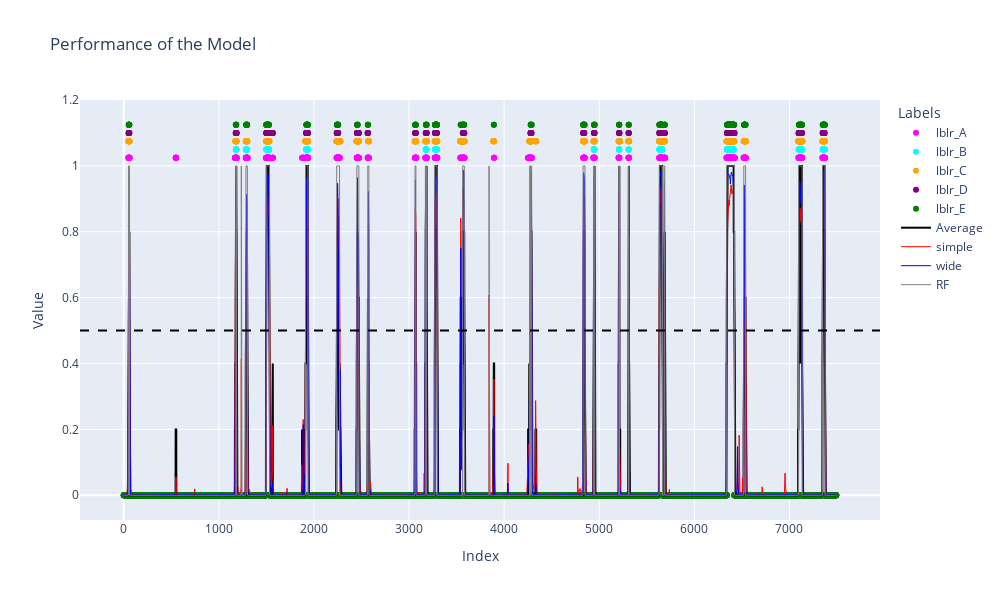

Here is the notebook cell this chart was saved with:
### Code cell
import plotly.graph_objects as go

# Create a figure
fig = go.Figure()

# Add traces for each label set
fig.add_trace(go.Scatter(x=list(range(len(labels_A["obj_2"]))), y=[x * 1.025 for x in labels_A["obj_1"]], mode='markers', name='lblr_A', marker=dict(color='magenta')))
fig.add_trace(go.Scatter(x=list(range(len(labels_B["obj_2"]))), y=[x * 1.05 for x in labels_B["obj_1"]], mode='markers', name='lblr_B', marker=dict(color='cyan')))
fig.add_trace(go.Scatter(x=list(range(len(labels_C["obj_2"]))), y=[x * 1.075 for x in labels_C["obj_1"]], mode='markers', name='lblr_C', marker=dict(color='orange')))
fig.add_trace(go.Scatter(x=list(range(len(labels_D["obj_2"]))), y=[x * 1.10 for x in labels_D["obj_1"]], mode='markers', name='lblr_D', marker=dict(color='purple')))
fig.add_trace(go.Scatter(x=list(range(len(labels_E["obj_2"]))), y=[x * 1.125 for x in labels_E["obj_1"]], mode='markers', name='lblr_E', marker=dict(color='green')))

fig.add_trace(go.Scatter(x=list(range(len(avrg_example["obj_2"]))), y=avrg_example["obj_1"], mode='lines', name='Average', line=dict(color='black')))

fig.add_trace(go.Scatter(x=list(range(len(autolabels_simple["obj_2"]))), y=autolabels_simple["obj_1"], mode='lines', name='simple', line=dict(color='red', width=1)))
fig.add_trace(go.Scatter(x=list(range(len(autolabels_wide["obj_2"]))), y=autolabels_wide["obj_1"], mode='lines', name='wide', line=dict(color='blue', width=1)))
fig.add_trace(go.Scatter(x=list(range(len(autolabels_RF["obj_2"]))), y=autolabels_RF["obj_1"], mode='lines', name='RF', line=dict(color='gray', width=1)))


# Add horizontal lines
fig.add_hline(y=0.5, line_dash="dash", line_color="black")

# Update layout
fig.update_layout(
title="Performance of the Model",
xaxis_title="Index",
yaxis_title="Value",
legend_title="Labels",
height=600,
width=1000,
yaxis=dict(range=[None, 1.2])
)

# Show the plot
fig.show()

### Figure 1 — Plotly figure (JSON) as saved in the notebook; plotly's stock layout.template omitted (floating-point values rounded to 4 significant figures; data arrays with more than 128 entries replaced by an {"elided": "..."} marker saying what was removed)
{"data": [{"marker": {"color": "magenta"}, "mode": "markers", "name": "lblr_A", "type": "scatter", "x": {"elided": "7493 int values"}, "y": {"elided": "7493 float values"}}, {"marker": {"color": "cyan"}, "mode": "markers", "name": "lblr_B", "type": "scatter", "x": {"elided": "7493 int values"}, "y": {"elided": "7493 float values"}}, {"marker": {"color": "orange"}, "mode": "markers", "name": "lblr_C", "type": "scatter", "x": {"elided": "7493 int values"}, "y": {"elided": "7493 float values"}}, {"marker": {"color": "purple"}, "mode": "markers", "name": "lblr_D", "type": "scatter", "x": {"elided": "7493 int values"}, "y": {"elided": "7493 float values"}}, {"marker": {"color": "green"}, "mode": "markers", "name": "lblr_E", "type": "scatter", "x": {"elided": "7493 int values"}, "y": {"elided": "7493 float values"}}, {"line": {"color": "black"}, "mode": "lines", "name": "Average", "type": "scatter", "x": {"elided": "7493 int values"}, "y": {"elided": "7493 float values"}}, {"line": {"color": "red", "width": 1}, "mode": "lines", "name": "simple", "type": "scatter", "x": {"elided": "7493 int values"}, "y": {"elided": "7493 float values"}}, {"line": {"color": "blue", "width": 1}, "mode": "lines", "name": "wide", "type": "scatter", "x": {"elided": "7493 int values"}, "y": {"elided": "7493 float values"}}, {"line": {"color": "gray", "width": 1}, "mode": "lines", "name": "RF", "type": "scatter", "x": {"elided": "7493 int values"}, "y": {"elided": "7493 int values"}}], "layout": {"height": 600, "legend": {"title": {"text": "Labels"}}, "shapes": [{"line": {"color": "black", "dash": "dash"}, "type": "line", "x0": 0, "x1": 1, "xref": "x domain", "y0": 0.5, "y1": 0.5, "yref": "y"}], "title": {"text": "Performance of the Model"}, "width": 1000, "xaxis": {"title": {"text": "Index"}}, "yaxis": {"range": [null, 1.2], "title": {"text": "Value"}}}}
